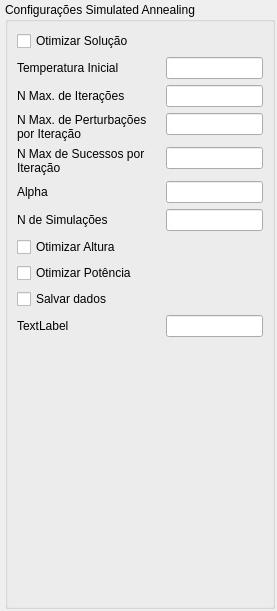
               <widget class="QWidget" name="scroll_area_widget_contents_output_2">
                <property name="geometry">
                 <rect>
                  <x>0</x>
                  <y>0</y>
                  <width>277</width>
                  <height>611</height>
                 </rect>
                </property>
                <layout class="QVBoxLayout" name="verticalLayout_9">
                 <property name="leftMargin">
                  <number>5</number>
                 </property>
                 <property name="topMargin">
                  <number>2</number>
                 </property>
                 <property name="rightMargin">
                  <number>2</number>
                 </property>
                 <property name="bottomMargin">
                  <number>2</number>
                 </property>
                 <item>
                  <widget class="QGroupBox" name="group_box_output_settings_2">
                   <property name="title">
                    <string>Configurações Simulated Annealing</string>
                   </property>
                   <layout class="QFormLayout" name="formLayout">
                    <item row="1" column="0">
                     <widget class="QLabel" name="label_sa_temp_initial">
                      <property name="text">
                       <string>Temperatura Inicial</string>
                      </property>
                     </widget>
                    </item>
                    <item row="2" column="0">
                     <widget class="QLabel" name="label_sa_num_max_iterations">
                      <property name="text">
                       <string>N Max. de Iterações</string>
                      </property>
                     </widget>
                    </item>
                    <item row="2" column="1">
                     <widget class="QLineEdit" name="input_sa_num_max_iterations"/>
                    </item>
                    <item row="3" column="0">
                     <widget class="QLabel" name="label_sa_num_max_perturbation_per_iteration">
                      <property name="minimumSize">
                       <size>
                        <width>143</width>
                        <height>0</height>
                       </size>
                      </property>
                      <property name="text">
                       <string>N Max. de Perturbações por Iteração</string>
                      </property>
                      <property name="wordWrap">
                       <bool>true</bool>
                      </property>
                     </widget>
                    </item>
                    <item row="3" column="1">
                     <widget class="QLineEdit" name="input_sa_num_max_perturbation_per_iteration"/>
                    </item>
                    <item row="4" column="0">
                     <widget class="QLabel" name="label_sa_num_max_success_per_iteration">
                      <property name="text">
                       <string>N Max de Sucessos por Iteração</string>
                      </property>
                      <property name="wordWrap">
                       <bool>true</bool>
                      </property>
                     </widget>
                    </item>
                    <item row="4" column="1">
                     <widget class="QLineEdit" name="input_sa_num_max_success_per_iteration"/>
                    </item>
                    <item row="5" column="0">
                     <widget class="QLabel" name="label_sa_alpha">
                      <property name="text">
                       <string>Alpha</string>
                      </property>
                     </widget>
                    </item>
                    <item row="5" column="1">
                     <widget class="QLineEdit" name="input_sa_alpha"/>
                    </item>
                    <item row="1" column="1">
                     <widget class="QLineEdit" name="input_sa_temp_initial"/>
                    </item>
                    <item row="7" column="0">
                     <widget class="QCheckBox" name="check_box_optimize_height">
                      <property name="text">
                       <string>Otimizar Altura</string>
                      </property>
                     </widget>
                    </item>
                    <item row="8" column="0">
                     <widget class="QCheckBox" name="check_box_optimize_power">
                      <property name="text">
                       <string>Otimizar Potência</string>
                      </property>
                     </widget>
                    </item>
                    <item row="0" column="0">
                     <widget class="QCheckBox" name="check_box_optimize_solution">
                      <property name="text">
                       <string>Otimizar Solução</string>
                      </property>
                     </widget>
                    </item>
                    <item row="9" column="0">
                     <widget class="QCheckBox" name="check_box_save_simulations">
                      <property name="text">
                       <string>Salvar dados</string>
                      </property>
                     </widget>
                    </item>
                    <item row="6" column="0">
                     <widget class="QLabel" name="label_number_of_simulations">
                      <property name="text">
                       <string>N de Simulações</string>
                      </property>
                     </widget>
                    </item>
                    <item row="6" column="1">
                     <widget class="QLineEdit" name="input_number_of_simulations"/>
                    </item>
                    <item row="10" column="0">
                     <widget class="QLabel" name="label_number_of_erb_solutions">
                      <property name="text">
                       <string>TextLabel</string>
                      </property>
                     </widget>
                    </item>
                    <item row="10" column="1">
                     <widget class="QLineEdit" name="input_number_of_erb_solutions"/>
                    </item>
                   </layout>
                  </widget>
                 </item>
                </layout>
               </widget>
